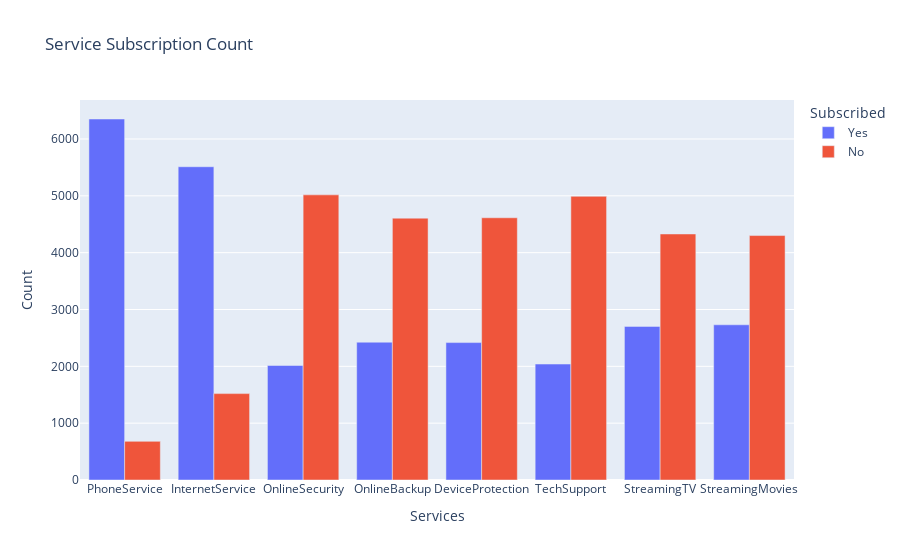

Notebook code cell kept with this figure:
### Code cell
#q2.Which services are most commonly subscribed to by customers?
services = ['PhoneService', 'InternetService', 'OnlineSecurity', 'OnlineBackup', 'DeviceProtection', 'TechSupport', 'StreamingTV', 'StreamingMovies']


df['InternetService'] = df['InternetService'].replace('DSL', 'Yes')
df['InternetService'] = df['InternetService'].replace('Fiber optic', 'Yes')
# create a DataFrame with the service counts
service_counts = {}
for service in services:
    service_counts[service] = df[service].value_counts().to_dict()
df_service_counts = pd.DataFrame(service_counts)

# convert the DataFrame from wide to long format
df_service_counts = df_service_counts.reset_index().rename(columns={'index': 'Subscribed'})
df_service_counts = pd.melt(df_service_counts, id_vars=['Subscribed'], var_name='Services', value_name='Count')

# create a grouped bar chart
fig = px.bar(df_service_counts, x='Services', y='Count', color='Subscribed', 
            # color_discrete_map={'Yes': '#66b3ff', 'No': '#ff6666'},
             title='Service Subscription Count', barmode='group')

fig.update_layout(xaxis_title='Services', yaxis_title='Count')
fig.show()

### Figure 1 — Plotly figure (JSON) as saved in the notebook; plotly's stock layout.template omitted (floating-point values rounded to 4 significant figures)
{"data": [{"alignmentgroup": "True", "hovertemplate": "Subscribed=Yes<br>Services=%{x}<br>Count=%{y}<extra></extra>", "legendgroup": "Yes", "marker": {"color": "#636efa", "pattern": {"shape": ""}}, "name": "Yes", "offsetgroup": "Yes", "orientation": "v", "showlegend": true, "textposition": "auto", "type": "bar", "x": ["PhoneService", "InternetService", "OnlineSecurity", "OnlineBackup", "DeviceProtection", "TechSupport", "StreamingTV", "StreamingMovies"], "xaxis": "x", "y": [6352, 5512, 2015, 2425, 2418, 2040, 2703, 2731], "yaxis": "y"}, {"alignmentgroup": "True", "hovertemplate": "Subscribed=No<br>Services=%{x}<br>Count=%{y}<extra></extra>", "legendgroup": "No", "marker": {"color": "#EF553B", "pattern": {"shape": ""}}, "name": "No", "offsetgroup": "No", "orientation": "v", "showlegend": true, "textposition": "auto", "type": "bar", "x": ["PhoneService", "InternetService", "OnlineSecurity", "OnlineBackup", "DeviceProtection", "TechSupport", "StreamingTV", "StreamingMovies"], "xaxis": "x", "y": [680, 1520, 5017, 4607, 4614, 4992, 4329, 4301], "yaxis": "y"}], "layout": {"barmode": "group", "legend": {"title": {"text": "Subscribed"}, "tracegroupgap": 0}, "title": {"text": "Service Subscription Count"}, "xaxis": {"anchor": "y", "domain": [0, 1], "title": {"text": "Services"}}, "yaxis": {"anchor": "x", "domain": [0, 1], "title": {"text": "Count"}}}}
